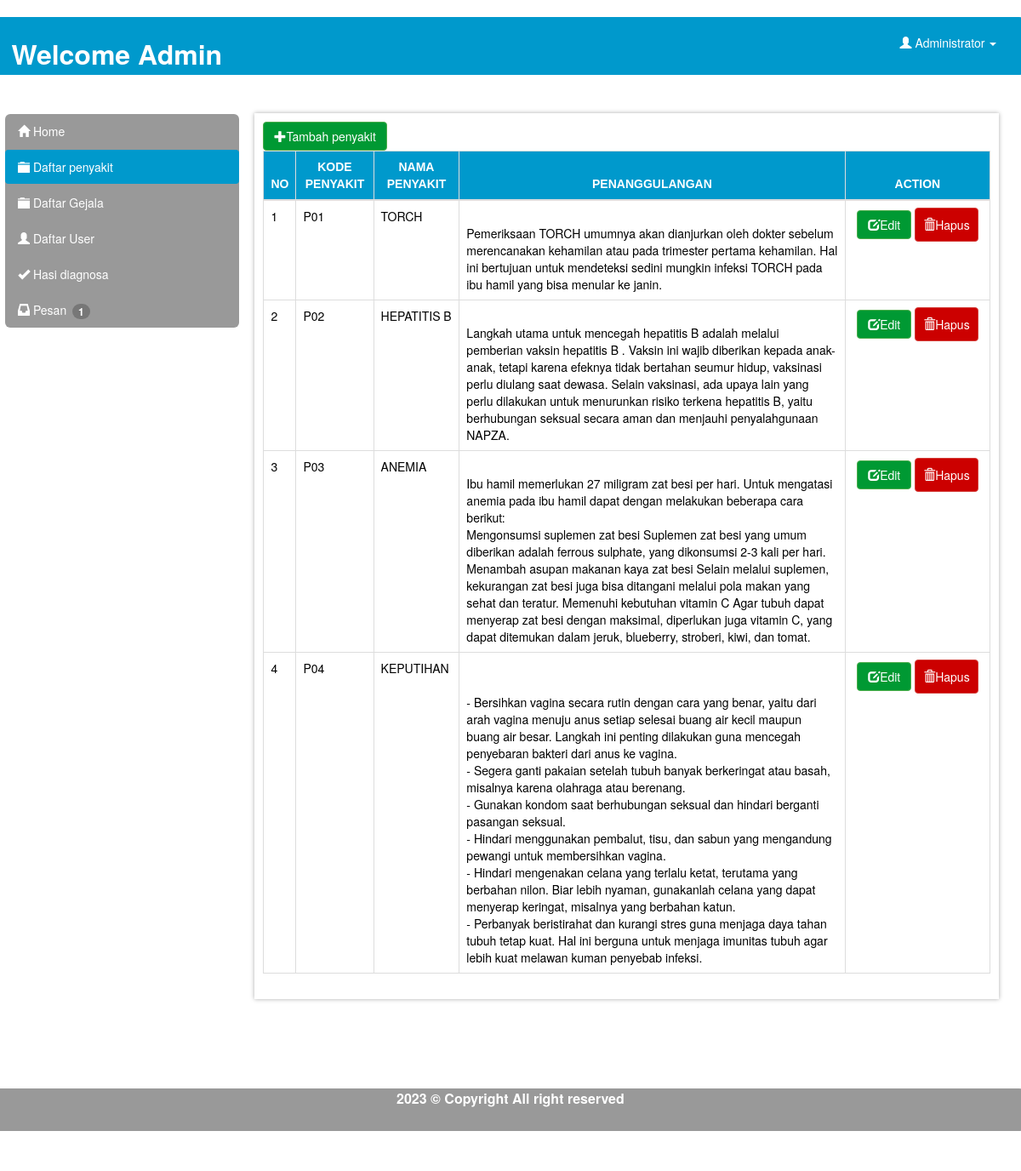
/Control/index.php?r=penyakit (signed in), run on the app's committed database.
### tables this page shows
CREATE TABLE `penyakit` (
  `id_penyakit` int(11) NOT NULL,
  `kd_penyakit` varchar(5) NOT NULL,
  `nama_penyakit` varchar(100) NOT NULL,
  `keterangan` text NOT NULL,
  `penanggulangan` text NOT NULL
);

### Control/modules/penyakit/penyakit.php (the view, shortened to what this page needs)
<div >
<button data-toggle="modal" data-target="#myModal" class="btn btn-success"><span class="glyphicon glyphicon-plus"></span>Tambah penyakit</button>
</div>
<div class="table-responsive">
<table class="table table-hover table-sm table-bordered" >
<thead  >
<tr id="thpo">
  <th class="text-center" >NO</th>
  <th class="text-center">KODE PENYAKIT</th>
  <th class="text-center">NAMA PENYAKIT</th>
  <th class="text-center">PENANGGULANGAN</th>
  <th width='20%' class="text-center">ACTION</th>
 </tr>
 </thead>
 <tbody class="">
 <?php
$sqlp = mysql_query("select * from penyakit order by id_penyakit asc");
$no = 1;
while($rp = mysql_fetch_array($sqlp)){
  echo "<tr>
    <td >$no</td>
    <td>$rp[kd_penyakit]</td>
    <td>$rp[nama_penyakit]</td>
    <td>$rp[penanggulangan]</td>
    <td align='center'>
    <a href='javascript:showModalP(\"$rp[id_penyakit]\", \"$rp[kd_penyakit]\",\"$rp[nama_penyakit]\", \"$rp[keterangan]\", \"$rp[penanggulangan]\" )' class='btn btn-success' > <span class='glyphicon glyphicon-edit'></span>Edit</a>
    <a href='?r=penyakitdel&idp=$rp[id_penyakit]'class='btn btn-danger'>  <span class='glyphicon glyphicon-trash'></span>Hapus</a>
  </td>
  </tr>";
  $no++;
}
?>
</tbody>
 </table> </div>
 </div>
 </div>

### Control/style.css (style rules this page uses)
.btn-success { color:#fff; background-color:#009933; padding-right:: 30px; padding-left:: 30px; text-align:center; }
.btn-danger { color: #fff; background-color: #CC0000; border-color: #d43f3a; padding: 9px; }
#thpo { text-align:center; background-color:#09c; padding: 10px; color:#ffffff; font-family:Arial; }
td { color:#000000; }
a { color: #ffffff !important; text-decoration: none; }

### data on the page
penyakit: kd_penyakit "P01", nama_penyakit "TORCH", penanggulangan "Pemeriksaan TORCH umumnya akan dianjurkan oleh dokter sebelum merencanakan kehamilan atau pada trimester pertama kehamilan. Hal ini bertujuan untuk mendeteksi sedini mungkin infeksi TORCH pada ibu hamil yang bisa menular ke janin."
penyakit: kd_penyakit "P02", nama_penyakit "HEPATITIS B", penanggulangan "Langkah utama untuk mencegah hepatitis B adalah melalui pemberian vaksin hepatitis B . Vaksin ini wajib diberikan kepada anak-anak, tetapi karena efeknya tidak bertahan seumur hidup, vaksinasi perlu diulang saat dewasa. Selain vaksinasi, ada upaya lain yang perlu dilakukan untuk menurunkan risiko terkena hepatitis B, yaitu berhubungan seksual secara aman dan menjauhi penyalahgunaan NAPZA."
penyakit: kd_penyakit "P03", nama_penyakit "ANEMIA", penanggulangan "Ibu hamil memerlukan 27 miligram zat besi per hari. Untuk mengatasi anemia pada ibu hamil dapat dengan melakukan beberapa cara berikut: Mengonsumsi suplemen zat besi Suplemen zat besi yang umum diberikan adalah ferrous sulphate, yang dikonsumsi 2-3 kali per hari. Menambah asupan makanan kaya zat besi Selain melalui suplemen, kekurangan zat besi juga bisa ditangani melalui pola makan yang sehat dan teratur. Memenuhi kebutuhan vitamin C Agar tubuh dapat menyerap zat besi dengan maksimal, diperlukan juga vitamin C, yang dapat ditemukan dalam jeruk, blueberry, stroberi, kiwi, dan tomat."
penyakit: kd_penyakit "P04", nama_penyakit "KEPUTIHAN", penanggulangan "- Bersihkan vagina secara rutin dengan cara yang benar, yaitu dari arah vagina menuju anus setiap selesai buang air kecil maupun buang air besar. Langkah ini penting dilakukan guna mencegah penyebaran bakteri dari anus ke vagina. - Segera ganti pakaian setelah tubuh banyak berkeringat atau basah, misalnya karena olahraga atau berenang. - Gunakan kondom saat berhubungan seksual dan hindari berganti pasangan seksual. - Hindari menggunakan pembalut, tisu, dan sabun yang mengandung pewangi untuk membersihkan vagina. - Hindari mengenakan celana yang terlalu ketat, terutama yang berbahan nilon. Biar lebih nyaman, gunakanlah celana yang dapat menyerap keringat, misalnya yang berbahan katun. -…"

### other printed values
$rc "1"
